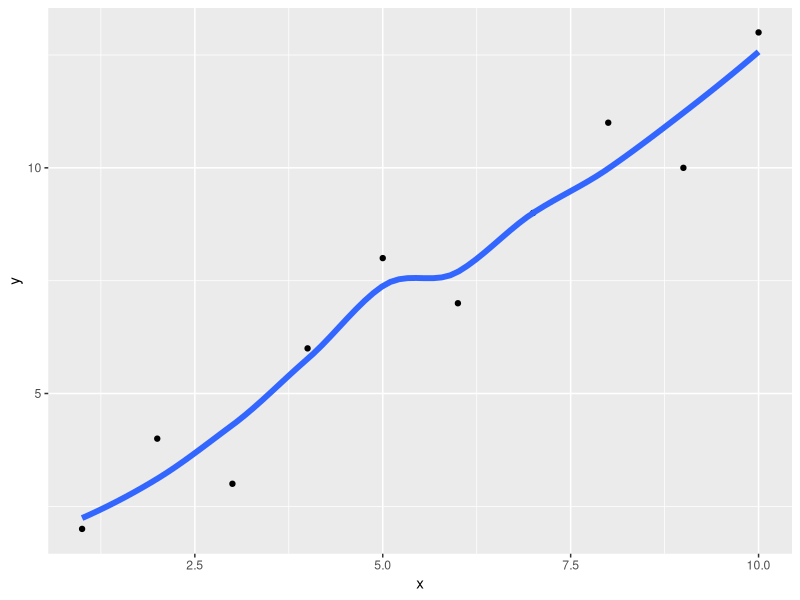
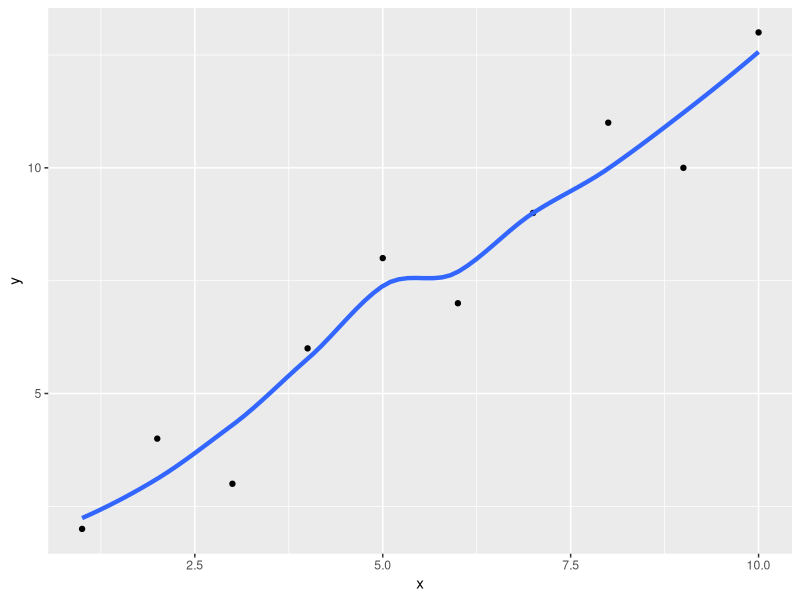

These figures' R source, in order:
library(ggplot2)

# Sample data
data <- data.frame(x = 1:10, y = c(2, 4, 3, 6, 8, 7, 9, 11, 10, 13))

# Create the scatterplot with smoothed line
ggplot(data, aes(x, y)) +
  geom_point() + 
  geom_smooth(method = "loess", se = FALSE, size = 2) 

# To adjust the weight (thickness) of the smooth line:
# Change the value of 'size' within geom_smooth()

# Example:
ggplot(data, aes(x, y)) +
  geom_point() + 
  geom_smooth(method = "loess", se = FALSE, size = 1.5)
